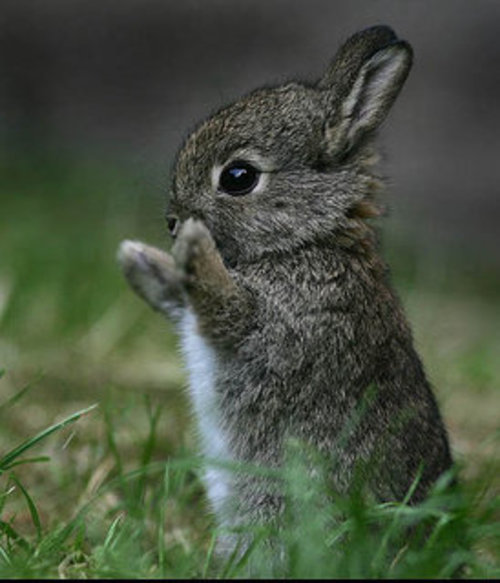
#> input picture alesStuff/3 cute2.jpg, 500 x 583 px
$ python stuff.py
#> lines starting #> are read from the running program, lines starting #| are printed output that depends on the picture
from PIL import Image
im= Image.open("3 cute2.jpg")
#> im is the input picture: PIL image 500x583 RGB; mean R, G, B 72.9, 82.3, 64.6
im.getdata()
newData = []
print (im.size)
#| (500, 583)
x=list(im.getdata())
#> x = 291500 items
xLen= len(x)
#> xLen = 291500
print(xLen)
#| 291500
violet = (148, 0, 211)
brown = (205, 133, 63)
lightBlue = (124, 252, 0)
yellow = (255, 20, 147)
for i in range(0, xLen-1):
    Sum= x[i][0] + x[i][1] + x[i][2]
    if Sum<182:
        newData.append(violet)
    elif (Sum < 364):
        newData.append(yellow)
    elif (Sum < 546):
        newData.append(lightBlue)
    else:
        newData.append(brown)
#> this loop made 291499 passes
#> Sum on passes 1 to 3: 151, 151, 154
#> after the loop, newData = 291499 items

im.putdata(newData)
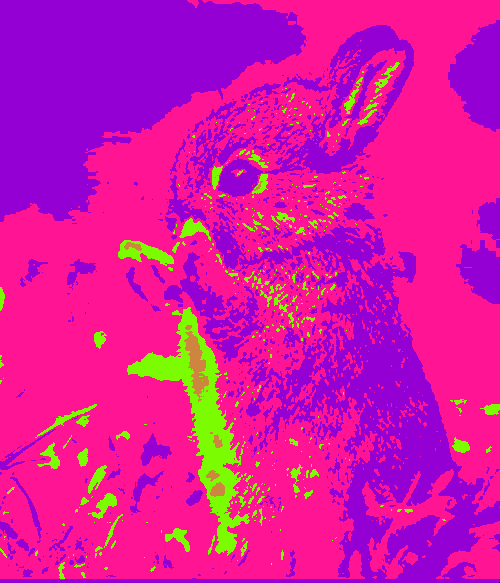
#> im: PIL image 500x583 RGB; mean R, G, B 211.2, 24.8, 161.8

im.show()
